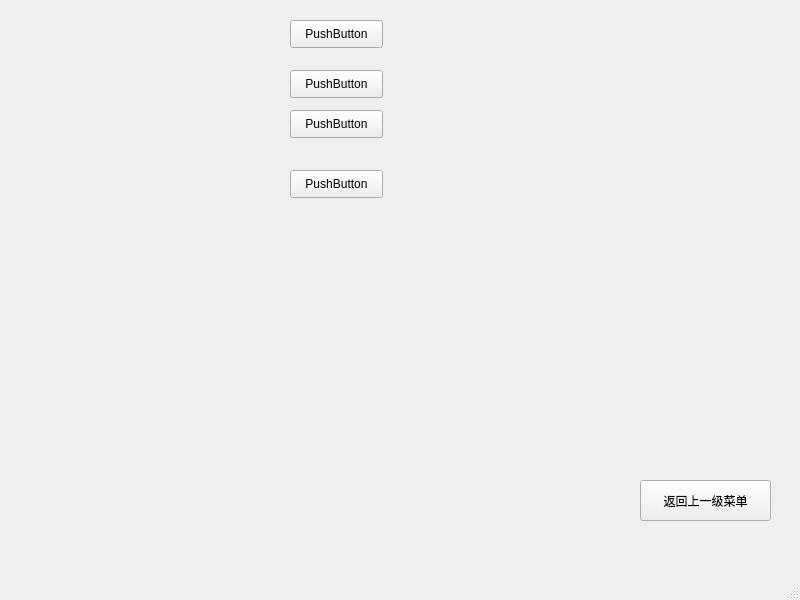
<?xml version="1.0" encoding="UTF-8"?>
<ui version="4.0">
 <class>managerWindow</class>
 <widget class="QMainWindow" name="managerWindow">
  <property name="geometry">
   <rect>
    <x>0</x>
    <y>0</y>
    <width>800</width>
    <height>600</height>
   </rect>
  </property>
  <property name="windowTitle">
   <string>MainWindow</string>
  </property>
  <widget class="QWidget" name="centralwidget">
   <widget class="QPushButton" name="pushButton">
    <property name="geometry">
     <rect>
      <x>640</x>
      <y>480</y>
      <width>131</width>
      <height>41</height>
     </rect>
    </property>
    <property name="styleSheet">
     <string notr="true">font: 11pt &quot;隶书&quot;;</string>
    </property>
    <property name="text">
     <string>返回上一级菜单</string>
    </property>
   </widget>
   <widget class="QPushButton" name="pushButton_2">
    <property name="geometry">
     <rect>
      <x>290</x>
      <y>20</y>
      <width>93</width>
      <height>28</height>
     </rect>
    </property>
    <property name="text">
     <string>PushButton</string>
    </property>
   </widget>
   <widget class="QPushButton" name="pushButton_3">
    <property name="geometry">
     <rect>
      <x>290</x>
      <y>70</y>
      <width>93</width>
      <height>28</height>
     </rect>
    </property>
    <property name="text">
     <string>PushButton</string>
    </property>
   </widget>
   <widget class="QPushButton" name="pushButton_4">
    <property name="geometry">
     <rect>
      <x>290</x>
      <y>110</y>
      <width>93</width>
      <height>28</height>
     </rect>
    </property>
    <property name="text">
     <string>PushButton</string>
    </property>
   </widget>
   <widget class="QPushButton" name="pushButton_5">
    <property name="geometry">
     <rect>
      <x>290</x>
      <y>170</y>
      <width>93</width>
      <height>28</height>
     </rect>
    </property>
    <property name="text">
     <string>PushButton</string>
    </property>
   </widget>
  </widget>
  <widget class="QMenuBar" name="menubar">
   <property name="geometry">
    <rect>
     <x>0</x>
     <y>0</y>
     <width>800</width>
     <height>26</height>
    </rect>
   </property>
  </widget>
  <widget class="QStatusBar" name="statusbar"/>
 </widget>
 <resources/>
 <connections/>
</ui>
